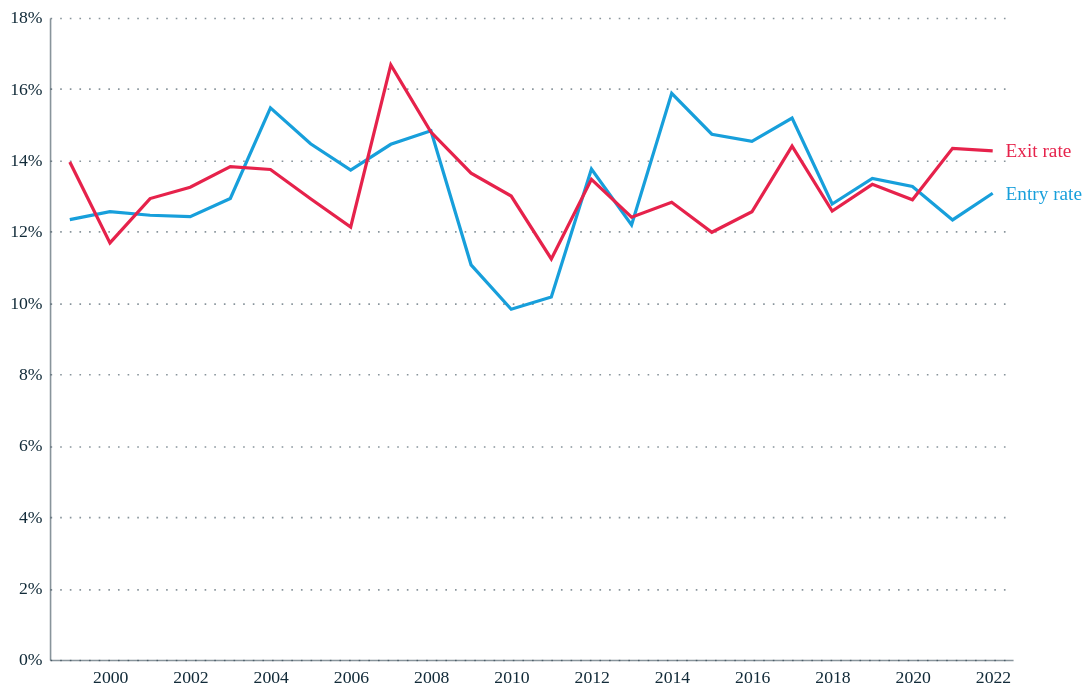

Notebook code for this chart:
### Code cell
# Chart 1: ENTRY AND EXIT RATES
total_firm_dynamics_df = firm_dynamics_df[firm_dynamics_df['dimension'] == 'Total']
total_firm_dynamics_df = total_firm_dynamics_df[total_firm_dynamics_df['year'] >=1999]

total_entry_exit_df = total_firm_dynamics_df.melt(id_vars='year',value_vars=['entry_rate','exit_rate'])

total_entry_exit_df['variable'] = total_entry_exit_df['variable'].map({
    'entry_rate': 'Entry rate',
    'exit_rate': 'Exit rate'
})

entry_exit_chart = alt.Chart(total_entry_exit_df).mark_line().encode(
    x=alt.X('year:O', axis=alt.Axis(
                labelExpr="datum.value % 2 == 0 ? datum.label : ''",  # Show every 2nd year
            labelAngle=0), title=None),
    y=alt.Y('value:Q', axis=alt.Axis(format='%')),
    color=alt.Color('variable:N', legend=None)
).properties(
    width=600,
    height=400
)
# End labels
end_labels = alt.Chart(
    total_entry_exit_df[total_entry_exit_df['year'] == total_entry_exit_df['year'].max()]
).mark_text(
    align='left', dx=8, fontSize=12
).encode(
    x='year:O',
    y='value:Q',
    text=alt.Text('variable:N'),
    color=alt.Color('variable:N', legend=None)
)

chart = (entry_exit_chart + end_labels)
chart
# chart.save(chart_path / 'Descriptive paper/Dynamism/BSD_entry_exit_rates.png', scale_factor=2.0)

### Figure 1 — Vega-Lite specification as saved in the notebook (floating-point values rounded to 4 significant figures)
{"config": {"font": "Circular Std", "mark": {"line": {"interpolate": "linear"}}, "view": {"stroke": "transparent", "width": 400, "height": 300}, "range": {"category": ["#179fdb", "#e6224b", "#f4c245", "#122b39", "#eb5c2e", "#36b7b4"], "diverging": ["#E6224B", "#E54753", "#C9C9C9", "#179FDB", "#122B39"], "heatmap": ["#C9C9C9", "#179FDB", "#0063AF", "#122B39"], "ordinal": ["#00A767", "#36B7B4", "#179FDB", "#0063AF", "#243B5A"]}, "axisX": {"labelColor": "#122b39", "tickColor": "#122b39", "domainColor": "#122b39", "domainOpacity": 0.5, "gridOpacity": 0, "labelFont": "Circular Std", "labelAngle": 0, "labelAlign": "center", "labelFontSize": 11, "labelPadding": 5, "tickCount": 10, "tickSize": 0, "title": ""}, "axisY": {"labelColor": "#122b39", "labelFont": "Circular Std", "tickColor": "#122b39", "domainColor": "#122b39", "gridColor": "#122b39", "gridDash": [1, 5], "gridOpacity": 0.5, "labelPadding": 5, "labelFontSize": 11, "domainOpacity": 0.5, "tickSize": 0, "title": null, "titleAlign": "left", "titleAngle": 0, "titleBaseline": "bottom", "titleColor": "#122b39", "titleOpacity": 0.9, "titleX": 0, "titleY": -7}}, "layer": [{"data": {"name": "data-722921504095be1ca6f09eb10e718959"}, "mark": {"type": "line"}, "encoding": {"color": {"field": "variable", "legend": null, "type": "nominal"}, "x": {"axis": {"labelAngle": 0, "labelExpr": "datum.value % 2 == 0 ? datum.label : ''"}, "field": "year", "title": null, "type": "ordinal"}, "y": {"axis": {"format": "%"}, "field": "value", "type": "quantitative"}}}, {"data": {"name": "data-9fdb2596e1ce25bf65f97cebd7e53b7e"}, "mark": {"type": "text", "align": "left", "dx": 8, "fontSize": 12}, "encoding": {"color": {"field": "variable", "legend": null, "type": "nominal"}, "text": {"field": "variable", "type": "nominal"}, "x": {"field": "year", "type": "ordinal"}, "y": {"field": "value", "type": "quantitative"}}}], "height": 400, "width": 600, "$schema": "https://vega.github.io/schema/vega-lite/v5.20.1.json", "datasets": {"data-722921504095be1ca6f09eb10e718959": [{"year": 1999, "variable": "Entry rate", "value": 0.1234}, {"year": 2000, "variable": "Entry rate", "value": 0.1256}, {"year": 2001, "variable": "Entry rate", "value": 0.1246}, {"year": 2002, "variable": "Entry rate", "value": 0.1242}, {"year": 2003, "variable": "Entry rate", "value": 0.1293}, {"year": 2004, "variable": "Entry rate", "value": 0.1547}, {"year": 2005, "variable": "Entry rate", "value": 0.1447}, {"year": 2006, "variable": "Entry rate", "value": 0.1373}, {"year": 2007, "variable": "Entry rate", "value": 0.1445}, {"year": 2008, "variable": "Entry rate", "value": 0.1483}, {"year": 2009, "variable": "Entry rate", "value": 0.1107}, {"year": 2010, "variable": "Entry rate", "value": 0.09825}, {"year": 2011, "variable": "Entry rate", "value": 0.1017}, {"year": 2012, "variable": "Entry rate", "value": 0.1376}, {"year": 2013, "variable": "Entry rate", "value": 0.1219}, {"year": 2014, "variable": "Entry rate", "value": 0.1588}, {"year": 2015, "variable": "Entry rate", "value": 0.1473}, {"year": 2016, "variable": "Entry rate", "value": 0.1453}, {"year": 2017, "variable": "Entry rate", "value": 0.1519}, {"year": 2018, "variable": "Entry rate", "value": 0.1277}, {"year": 2019, "variable": "Entry rate", "value": 0.1349}, {"year": 2020, "variable": "Entry rate", "value": 0.1327}, {"year": 2021, "variable": "Entry rate", "value": 0.1233}, {"year": 2022, "variable": "Entry rate", "value": 0.1308}, {"year": 1999, "variable": "Exit rate", "value": 0.1395}, {"year": 2000, "variable": "Exit rate", "value": 0.1169}, {"year": 2001, "variable": "Exit rate", "value": 0.1293}, {"year": 2002, "variable": "Exit rate", "value": 0.1325}, {"year": 2003, "variable": "Exit rate", "value": 0.1383}, {"year": 2004, "variable": "Exit rate", "value": 0.1374}, {"year": 2005, "variable": "Exit rate", "value": 0.1292}, {"year": 2006, "variable": "Exit rate", "value": 0.1213}, {"year": 2007, "variable": "Exit rate", "value": 0.1668}, {"year": 2008, "variable": "Exit rate", "value": 0.1479}, {"year": 2009, "variable": "Exit rate", "value": 0.1364}, {"year": 2010, "variable": "Exit rate", "value": 0.13}, {"year": 2011, "variable": "Exit rate", "value": 0.1124}, {"year": 2012, "variable": "Exit rate", "value": 0.1347}, {"year": 2013, "variable": "Exit rate", "value": 0.1241}, {"year": 2014, "variable": "Exit rate", "value": 0.1282}, {"year": 2015, "variable": "Exit rate", "value": 0.1198}, {"year": 2016, "variable": "Exit rate", "value": 0.1256}, {"year": 2017, "variable": "Exit rate", "value": 0.144}, {"year": 2018, "variable": "Exit rate", "value": 0.1258}, {"year": 2019, "variable": "Exit rate", "value": 0.1333}, {"year": 2020, "variable": "Exit rate", "value": 0.1289}, {"year": 2021, "variable": "Exit rate", "value": 0.1434}, {"year": 2022, "variable": "Exit rate", "value": 0.1426}], "data-9fdb2596e1ce25bf65f97cebd7e53b7e": [{"year": 2022, "variable": "Entry rate", "value": 0.1308}, {"year": 2022, "variable": "Exit rate", "value": 0.1426}]}}
